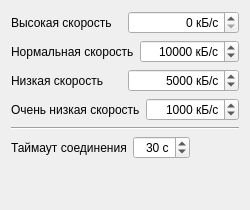
            <widget class="QWidget" name="connectionTab">
             <attribute name="title">
              <string>Подключение</string>
             </attribute>
             <layout class="QVBoxLayout" name="verticalLayout_5">
              <item>
               <layout class="QHBoxLayout" name="horizontalLayout_3">
                <item>
                 <widget class="QLabel" name="label_2">
                  <property name="text">
                   <string>Высокая скорость</string>
                  </property>
                 </widget>
                </item>
                <item>
                 <widget class="QSpinBox" name="spinHight">
                  <property name="alignment">
                   <set>Qt::AlignRight|Qt::AlignTrailing|Qt::AlignVCenter</set>
                  </property>
                  <property name="buttonSymbols">
                   <enum>QAbstractSpinBox::UpDownArrows</enum>
                  </property>
                  <property name="suffix">
                   <string> кБ/с</string>
                  </property>
                  <property name="maximum">
                   <number>500000</number>
                  </property>
                 </widget>
                </item>
               </layout>
              </item>
              <item>
               <layout class="QHBoxLayout" name="horizontalLayout_4">
                <item>
                 <widget class="QLabel" name="label_3">
                  <property name="text">
                   <string>Нормальная скорость</string>
                  </property>
                 </widget>
                </item>
                <item>
                 <widget class="QSpinBox" name="spinNormal">
                  <property name="alignment">
                   <set>Qt::AlignRight|Qt::AlignTrailing|Qt::AlignVCenter</set>
                  </property>
                  <property name="buttonSymbols">
                   <enum>QAbstractSpinBox::UpDownArrows</enum>
                  </property>
                  <property name="suffix">
                   <string> кБ/с</string>
                  </property>
                  <property name="maximum">
                   <number>500000</number>
                  </property>
                  <property name="value">
                   <number>10000</number>
                  </property>
                 </widget>
                </item>
               </layout>
              </item>
              <item>
               <layout class="QHBoxLayout" name="horizontalLayout_5">
                <item>
                 <widget class="QLabel" name="label_4">
                  <property name="text">
                   <string>Низкая скорость</string>
                  </property>
                 </widget>
                </item>
                <item>
                 <widget class="QSpinBox" name="spinLow">
                  <property name="alignment">
                   <set>Qt::AlignRight|Qt::AlignTrailing|Qt::AlignVCenter</set>
                  </property>
                  <property name="buttonSymbols">
                   <enum>QAbstractSpinBox::UpDownArrows</enum>
                  </property>
                  <property name="suffix">
                   <string> кБ/с</string>
                  </property>
                  <property name="maximum">
                   <number>500000</number>
                  </property>
                  <property name="value">
                   <number>5000</number>
                  </property>
                 </widget>
                </item>
               </layout>
              </item>
              <item>
               <layout class="QHBoxLayout" name="horizontalLayout_6">
                <item>
                 <widget class="QLabel" name="label_5">
                  <property name="text">
                   <string>Очень низкая скорость</string>
                  </property>
                 </widget>
                </item>
                <item>
                 <widget class="QSpinBox" name="spinVLow">
                  <property name="alignment">
                   <set>Qt::AlignRight|Qt::AlignTrailing|Qt::AlignVCenter</set>
                  </property>
                  <property name="buttonSymbols">
                   <enum>QAbstractSpinBox::UpDownArrows</enum>
                  </property>
                  <property name="suffix">
                   <string> кБ/с</string>
                  </property>
                  <property name="maximum">
                   <number>500000</number>
                  </property>
                  <property name="value">
                   <number>1000</number>
                  </property>
                 </widget>
                </item>
               </layout>
              </item>
              <item>
               <widget class="Line" name="line_3">
                <property name="orientation">
                 <enum>Qt::Horizontal</enum>
                </property>
               </widget>
              </item>
              <item>
               <layout class="QHBoxLayout" name="horizontalLayout_7">
                <item>
                 <widget class="QLabel" name="label_6">
                  <property name="text">
                   <string>Таймаут соединения</string>
                  </property>
                 </widget>
                </item>
                <item>
                 <widget class="QSpinBox" name="connectionTimeout">
                  <property name="alignment">
                   <set>Qt::AlignRight|Qt::AlignTrailing|Qt::AlignVCenter</set>
                  </property>
                  <property name="suffix">
                   <string> с</string>
                  </property>
                  <property name="minimum">
                   <number>1</number>
                  </property>
                  <property name="maximum">
                   <number>600</number>
                  </property>
                  <property name="value">
                   <number>30</number>
                  </property>
                 </widget>
                </item>
                <item>
                 <spacer name="horizontalSpacer_2">
                  <property name="orientation">
                   <enum>Qt::Horizontal</enum>
                  </property>
                  <property name="sizeHint" stdset="0">
                   <size>
                    <width>40</width>
                    <height>20</height>
                   </size>
                  </property>
                 </spacer>
                </item>
               </layout>
              </item>
              <item>
               <spacer name="verticalSpacer_2">
                <property name="orientation">
                 <enum>Qt::Vertical</enum>
                </property>
                <property name="sizeHint" stdset="0">
                 <size>
                  <width>20</width>
                  <height>40</height>
                 </size>
                </property>
               </spacer>
              </item>
             </layout>
            </widget>
